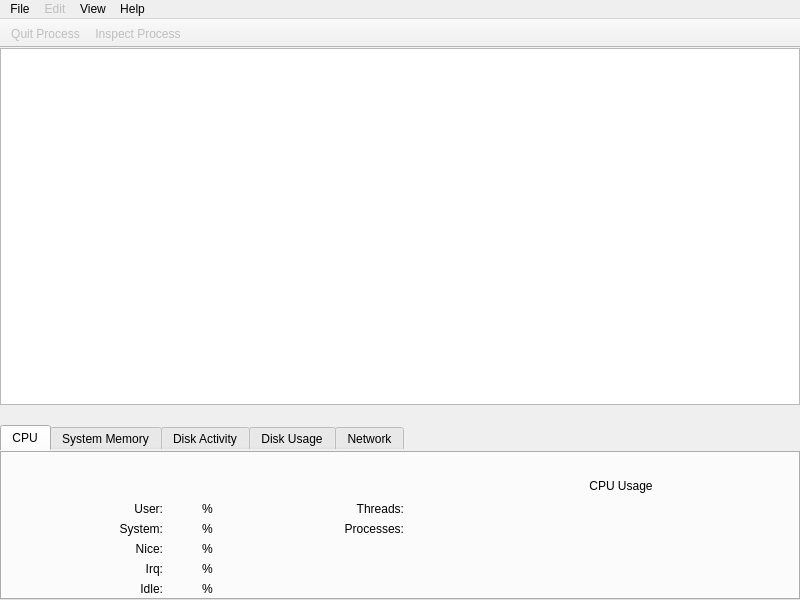
<?xml version="1.0" encoding="UTF-8"?>
<ui version="4.0">
 <class>MainWindow</class>
 <widget class="QMainWindow" name="MainWindow">
  <property name="geometry">
   <rect>
    <x>0</x>
    <y>0</y>
    <width>800</width>
    <height>600</height>
   </rect>
  </property>
  <property name="windowTitle">
   <string>Activity Monitor</string>
  </property>
  <property name="windowIcon">
   <iconset resource="../qressources.qrc">
    <normaloff>:/Processes.png</normaloff>:/Processes.png
   </iconset>
  </property>
  <widget class="QWidget" name="central_widget">
   <layout class="QVBoxLayout" name="verticalLayout_2">
    <property name="spacing">
     <number>0</number>
    </property>
    <property name="leftMargin">
     <number>0</number>
    </property>
    <property name="topMargin">
     <number>0</number>
    </property>
    <property name="rightMargin">
     <number>0</number>
    </property>
    <property name="bottomMargin">
     <number>0</number>
    </property>
    <item>
     <widget class="QTreeView" name="central_widget_treeview"/>
    </item>
    <item>
     <spacer name="central_widget_spacer">
      <property name="orientation">
       <enum>Qt::Vertical</enum>
      </property>
      <property name="sizeType">
       <enum>QSizePolicy::Fixed</enum>
      </property>
      <property name="sizeHint" stdset="0">
       <size>
        <width>20</width>
        <height>20</height>
       </size>
      </property>
     </spacer>
    </item>
    <item>
     <widget class="QTabWidget" name="central_widget_tabs">
      <property name="sizePolicy">
       <sizepolicy hsizetype="Minimum" vsizetype="Minimum">
        <horstretch>0</horstretch>
        <verstretch>0</verstretch>
       </sizepolicy>
      </property>
      <property name="maximumSize">
       <size>
        <width>16777215</width>
        <height>200</height>
       </size>
      </property>
      <property name="styleSheet">
       <string notr="true">QTabWidget::tab-bar {
        alignment: center;
        }
        QTabWidget::pane { /* The tab widget frame */
        position: absolute;
        top: -0.9em;
        }
       </string>
      </property>
      <property name="currentIndex">
       <number>0</number>
      </property>
      <widget class="QWidget" name="tab_cpu">
       <attribute name="title">
        <string>CPU</string>
       </attribute>
       <layout class="QVBoxLayout" name="verticalLayout">
        <property name="leftMargin">
         <number>0</number>
        </property>
        <property name="topMargin">
         <number>25</number>
        </property>
        <property name="rightMargin">
         <number>0</number>
        </property>
        <property name="bottomMargin">
         <number>0</number>
        </property>
        <item>
         <layout class="QVBoxLayout" name="CPUMainVLayout">
          <property name="spacing">
           <number>6</number>
          </property>
          <item>
           <layout class="QGridLayout" name="CPUgridLayout">
            <property name="leftMargin">
             <number>0</number>
            </property>
            <property name="rightMargin">
             <number>0</number>
            </property>
            <item row="4" column="1">
             <widget class="QLabel" name="label_irq">
              <property name="toolTip">
               <string>&lt;html&gt;&lt;head/&gt;&lt;body&gt;&lt;p&gt;Time spent for servicing hardware interrupts&lt;/p&gt;&lt;/body&gt;&lt;/html&gt;</string>
              </property>
              <property name="text">
               <string>Irq:</string>
              </property>
              <property name="alignment">
               <set>Qt::AlignRight|Qt::AlignTrailing|Qt::AlignVCenter</set>
              </property>
             </widget>
            </item>
            <item row="1" column="6" alignment="Qt::AlignRight|Qt::AlignVCenter">
             <widget class="QLabel" name="label_threads">
              <property name="text">
               <string>Threads:</string>
              </property>
              <property name="alignment">
               <set>Qt::AlignRight|Qt::AlignTrailing|Qt::AlignVCenter</set>
              </property>
             </widget>
            </item>
            <item row="2" column="4">
             <widget class="QLabel" name="label_system_unit">
              <property name="text">
               <string>%</string>
              </property>
             </widget>
            </item>
            <item row="3" column="5" alignment="Qt::AlignLeft">
             <widget class="ColorButton" name="color_picker_nice_value" native="true"/>
            </item>
            <item row="1" column="8">
             <widget class="QLabel" name="label_threads_value">
              <property name="styleSheet">
               <string notr="true"/>
              </property>
              <property name="text">
               <string/>
              </property>
              <property name="alignment">
               <set>Qt::AlignRight|Qt::AlignTrailing|Qt::AlignVCenter</set>
              </property>
             </widget>
            </item>
            <item row="1" column="1">
             <widget class="QLabel" name="label_user">
              <property name="toolTip">
               <string>&lt;html&gt;&lt;head/&gt;&lt;body&gt;&lt;p&gt;Time spent by normal processes executing in user
                mode&lt;/p&gt;&lt;/body&gt;&lt;/html&gt;
               </string>
              </property>
              <property name="text">
               <string>User:</string>
              </property>
              <property name="alignment">
               <set>Qt::AlignRight|Qt::AlignTrailing|Qt::AlignVCenter</set>
              </property>
             </widget>
            </item>
            <item row="2" column="3">
             <widget class="QLabel" name="label_system_value">
              <property name="toolTip">
               <string/>
              </property>
              <property name="styleSheet">
               <string notr="true"/>
              </property>
              <property name="text">
               <string/>
              </property>
              <property name="alignment">
               <set>Qt::AlignRight|Qt::AlignTrailing|Qt::AlignVCenter</set>
              </property>
             </widget>
            </item>
            <item row="3" column="1">
             <widget class="QLabel" name="label_nice">
              <property name="toolTip">
               <string>&lt;html&gt;&lt;head/&gt;&lt;body&gt;&lt;p&gt;Time spent by niced (prioritized) processes
                executing in
                user mode&lt;/p&gt;&lt;/body&gt;&lt;/html&gt;
               </string>
              </property>
              <property name="text">
               <string>Nice:</string>
              </property>
              <property name="alignment">
               <set>Qt::AlignRight|Qt::AlignTrailing|Qt::AlignVCenter</set>
              </property>
             </widget>
            </item>
            <item row="3" column="4">
             <widget class="QLabel" name="label_nice_unit">
              <property name="text">
               <string>%</string>
              </property>
             </widget>
            </item>
            <item row="5" column="5" alignment="Qt::AlignLeft">
             <widget class="ColorButton" name="color_picker_idle_value" native="true"/>
            </item>
            <item row="2" column="1">
             <widget class="QLabel" name="label_system">
              <property name="toolTip">
               <string comment="toolTip information" extracomment="That is HTML format in case of formating needed">&lt;html&gt;&lt;head/&gt;&lt;body&gt;&lt;p&gt;Time
                spent by processes executing in kernel mode.&lt;/p&gt;&lt;/body&gt;&lt;/html&gt;
               </string>
              </property>
              <property name="text">
               <string>System:</string>
              </property>
              <property name="alignment">
               <set>Qt::AlignRight|Qt::AlignTrailing|Qt::AlignVCenter</set>
              </property>
             </widget>
            </item>
            <item row="1" column="10" rowspan="4">
             <widget class="CPUGraphBar" name="widget_graph" native="true">
              <property name="sizePolicy">
               <sizepolicy hsizetype="MinimumExpanding" vsizetype="MinimumExpanding">
                <horstretch>0</horstretch>
                <verstretch>0</verstretch>
               </sizepolicy>
              </property>
             </widget>
            </item>
            <item row="0" column="5">
             <spacer name="horizontalSpacer_1">
              <property name="orientation">
               <enum>Qt::Horizontal</enum>
              </property>
              <property name="sizeType">
               <enum>QSizePolicy::MinimumExpanding</enum>
              </property>
              <property name="sizeHint" stdset="0">
               <size>
                <width>40</width>
                <height>20</height>
               </size>
              </property>
             </spacer>
            </item>
            <item row="3" column="3">
             <widget class="QLabel" name="label_nice_value">
              <property name="toolTip">
               <string/>
              </property>
              <property name="text">
               <string/>
              </property>
              <property name="alignment">
               <set>Qt::AlignRight|Qt::AlignTrailing|Qt::AlignVCenter</set>
              </property>
             </widget>
            </item>
            <item row="1" column="3">
             <widget class="QLabel" name="label_user_value">
              <property name="toolTip">
               <string/>
              </property>
              <property name="styleSheet">
               <string notr="true">QToolTip { color: #ffffff; border: 0px; }</string>
              </property>
              <property name="text">
               <string/>
              </property>
              <property name="alignment">
               <set>Qt::AlignRight|Qt::AlignTrailing|Qt::AlignVCenter</set>
              </property>
             </widget>
            </item>
            <item row="0" column="10" alignment="Qt::AlignHCenter">
             <widget class="QLabel" name="label_cpu_usage">
              <property name="text">
               <string>CPU Usage</string>
              </property>
              <property name="alignment">
               <set>Qt::AlignCenter</set>
              </property>
             </widget>
            </item>
            <item row="4" column="5" alignment="Qt::AlignLeft">
             <widget class="ColorButton" name="color_picker_irq_value" native="true"/>
            </item>
            <item row="1" column="4">
             <widget class="QLabel" name="label_user_unit">
              <property name="text">
               <string>%</string>
              </property>
             </widget>
            </item>
            <item row="5" column="3">
             <widget class="QLabel" name="label_idle_value">
              <property name="toolTip">
               <string/>
              </property>
              <property name="text">
               <string/>
              </property>
              <property name="alignment">
               <set>Qt::AlignRight|Qt::AlignTrailing|Qt::AlignVCenter</set>
              </property>
             </widget>
            </item>
            <item row="5" column="4">
             <widget class="QLabel" name="label_idle_unit">
              <property name="text">
               <string>%</string>
              </property>
             </widget>
            </item>
            <item row="0" column="0">
             <spacer name="horizontalSpacer_4">
              <property name="orientation">
               <enum>Qt::Horizontal</enum>
              </property>
              <property name="sizeHint" stdset="0">
               <size>
                <width>40</width>
                <height>20</height>
               </size>
              </property>
             </spacer>
            </item>
            <item row="5" column="1">
             <widget class="QLabel" name="label_idle">
              <property name="toolTip">
               <string>Time spent doing nothing</string>
              </property>
              <property name="text">
               <string>Idle:</string>
              </property>
              <property name="alignment">
               <set>Qt::AlignRight|Qt::AlignTrailing|Qt::AlignVCenter</set>
              </property>
             </widget>
            </item>
            <item row="2" column="8">
             <widget class="QLabel" name="label_processes_value">
              <property name="styleSheet">
               <string notr="true"/>
              </property>
              <property name="text">
               <string/>
              </property>
              <property name="alignment">
               <set>Qt::AlignRight|Qt::AlignTrailing|Qt::AlignVCenter</set>
              </property>
             </widget>
            </item>
            <item row="0" column="2">
             <spacer name="horizontalSpacer_6">
              <property name="orientation">
               <enum>Qt::Horizontal</enum>
              </property>
              <property name="sizeType">
               <enum>QSizePolicy::Preferred</enum>
              </property>
              <property name="sizeHint" stdset="0">
               <size>
                <width>20</width>
                <height>20</height>
               </size>
              </property>
             </spacer>
            </item>
            <item row="1" column="5" alignment="Qt::AlignLeft">
             <widget class="ColorButton" name="color_picker_user_value" native="true"/>
            </item>
            <item row="4" column="4">
             <widget class="QLabel" name="label_irq_unit">
              <property name="text">
               <string>%</string>
              </property>
             </widget>
            </item>
            <item row="2" column="6" alignment="Qt::AlignRight|Qt::AlignVCenter">
             <widget class="QLabel" name="label_processes">
              <property name="text">
               <string>Processes:</string>
              </property>
              <property name="alignment">
               <set>Qt::AlignRight|Qt::AlignTrailing|Qt::AlignVCenter</set>
              </property>
             </widget>
            </item>
            <item row="0" column="9">
             <spacer name="horizontalSpacer_3">
              <property name="orientation">
               <enum>Qt::Horizontal</enum>
              </property>
              <property name="sizeType">
               <enum>QSizePolicy::MinimumExpanding</enum>
              </property>
              <property name="sizeHint" stdset="0">
               <size>
                <width>40</width>
                <height>20</height>
               </size>
              </property>
             </spacer>
            </item>
            <item row="0" column="7">
             <spacer name="horizontalSpacer_7">
              <property name="orientation">
               <enum>Qt::Horizontal</enum>
              </property>
              <property name="sizeType">
               <enum>QSizePolicy::Preferred</enum>
              </property>
              <property name="sizeHint" stdset="0">
               <size>
                <width>20</width>
                <height>20</height>
               </size>
              </property>
             </spacer>
            </item>
            <item row="4" column="3">
             <widget class="QLabel" name="label_irq_value">
              <property name="toolTip">
               <string/>
              </property>
              <property name="text">
               <string/>
              </property>
              <property name="alignment">
               <set>Qt::AlignRight|Qt::AlignTrailing|Qt::AlignVCenter</set>
              </property>
             </widget>
            </item>
            <item row="0" column="11">
             <spacer name="horizontalSpacer_5">
              <property name="orientation">
               <enum>Qt::Horizontal</enum>
              </property>
              <property name="sizeHint" stdset="0">
               <size>
                <width>40</width>
                <height>20</height>
               </size>
              </property>
             </spacer>
            </item>
            <item row="2" column="5" alignment="Qt::AlignLeft">
             <widget class="ColorButton" name="color_picker_system_value" native="true"/>
            </item>
           </layout>
          </item>
          <item>
           <spacer name="verticalSpacer">
            <property name="orientation">
             <enum>Qt::Vertical</enum>
            </property>
            <property name="sizeHint" stdset="0">
             <size>
              <width>0</width>
              <height>0</height>
             </size>
            </property>
           </spacer>
          </item>
         </layout>
        </item>
       </layout>
      </widget>
      <widget class="QWidget" name="tab_system_memory">
       <attribute name="title">
        <string>System Memory</string>
       </attribute>
      </widget>
      <widget class="QWidget" name="tab_disk_activity">
       <attribute name="title">
        <string>Disk Activity</string>
       </attribute>
      </widget>
      <widget class="QWidget" name="tab_disk_usage">
       <attribute name="title">
        <string>Disk Usage</string>
       </attribute>
      </widget>
      <widget class="QWidget" name="tab_network">
       <attribute name="title">
        <string>Network</string>
       </attribute>
      </widget>
     </widget>
    </item>
   </layout>
  </widget>
  <widget class="QMenuBar" name="menubar">
   <property name="geometry">
    <rect>
     <x>0</x>
     <y>0</y>
     <width>800</width>
     <height>24</height>
    </rect>
   </property>
   <widget class="QMenu" name="menuFile">
    <property name="title">
     <string>File</string>
    </property>
    <addaction name="actionQuit"/>
   </widget>
   <widget class="QMenu" name="menuEdit">
    <property name="enabled">
     <bool>false</bool>
    </property>
    <property name="title">
     <string>Edit</string>
    </property>
   </widget>
   <widget class="QMenu" name="menuView">
    <property name="title">
     <string>View</string>
    </property>
    <widget class="QMenu" name="menuViewFrequency">
     <property name="title">
      <string>Update Frequency</string>
     </property>
     <addaction name="ActionUpdateFrequencyTo1Sec"/>
     <addaction name="ActionUpdateFrequencyTo3Secs"/>
     <addaction name="ActionUpdateFrequencyTo5Secs"/>
    </widget>
    <widget class="QMenu" name="menuColumns">
     <property name="title">
      <string>Columns</string>
     </property>
     <addaction name="ActionViewColumnProcessID"/>
     <addaction name="ActionViewColumnProcessName"/>
     <addaction name="ActionViewColumnUser"/>
     <addaction name="ActionViewColumnPercentCPU"/>
     <addaction name="ActionViewColumnNumThreads"/>
     <addaction name="ActionViewColumnRealMemory"/>
     <addaction name="ActionViewColumnVirtualMemory"/>
    </widget>
    <addaction name="menuColumns"/>
    <addaction name="actionDock"/>
    <addaction name="menuViewFrequency"/>
    <addaction name="separator"/>
    <addaction name="ActionMenuViewAllProcesses"/>
    <addaction name="ActionMenuViewAllProcessesHierarchically"/>
    <addaction name="ActionMenuViewMyProcesses"/>
    <addaction name="ActionMenuViewSystemProcesses"/>
    <addaction name="ActionMenuViewOtherUserProcesses"/>
    <addaction name="ActionMenuViewActiveProcesses"/>
    <addaction name="ActionMenuViewInactiveProcesses"/>
    <addaction name="ActionMenuViewWindowedProcesses"/>
    <addaction name="ActionMenuViewSelectedProcesses"/>
    <addaction name="ActionMenuViewApplicationInLast12Hours"/>
    <addaction name="separator"/>
   </widget>
   <widget class="QMenu" name="menuHelp">
    <property name="title">
     <string>Help</string>
    </property>
    <addaction name="actionAbout"/>
   </widget>
   <addaction name="menuFile"/>
   <addaction name="menuEdit"/>
   <addaction name="menuView"/>
   <addaction name="menuHelp"/>
  </widget>
  <widget class="QToolBar" name="toolBar">
   <property name="enabled">
    <bool>true</bool>
   </property>
   <property name="windowTitle">
    <string>toolBar</string>
   </property>
   <property name="movable">
    <bool>false</bool>
   </property>
   <property name="allowedAreas">
    <set>Qt::TopToolBarArea</set>
   </property>
   <property name="iconSize">
    <size>
     <width>32</width>
     <height>32</height>
    </size>
   </property>
   <property name="toolButtonStyle">
    <enum>Qt::ToolButtonTextUnderIcon</enum>
   </property>
   <attribute name="toolBarArea">
    <enum>TopToolBarArea</enum>
   </attribute>
   <attribute name="toolBarBreak">
    <bool>false</bool>
   </attribute>
   <addaction name="actionToolBarQuit_Process"/>
   <addaction name="actionToolBar_Inspect_Process"/>
  </widget>
  <action name="actionQuit">
   <property name="text">
    <string>Quit</string>
   </property>
   <property name="shortcut">
    <string>Ctrl+Q</string>
   </property>
  </action>
  <action name="actionPID">
   <property name="checkable">
    <bool>true</bool>
   </property>
   <property name="checked">
    <bool>true</bool>
   </property>
   <property name="enabled">
    <bool>false</bool>
   </property>
   <property name="text">
    <string>PID</string>
   </property>
  </action>
  <action name="actionProcess_Name">
   <property name="checkable">
    <bool>true</bool>
   </property>
   <property name="checked">
    <bool>true</bool>
   </property>
   <property name="text">
    <string>Process Name</string>
   </property>
  </action>
  <action name="actionAll_Processes">
   <property name="text">
    <string>All Processes</string>
   </property>
  </action>
  <action name="actionDock">
   <property name="enabled">
    <bool>false</bool>
   </property>
   <property name="text">
    <string>Dock Icon</string>
   </property>
  </action>
  <action name="action_frequency_1_sec">
   <property name="checkable">
    <bool>true</bool>
   </property>
   <property name="text">
    <string>1 sec</string>
   </property>
  </action>
  <action name="action_frequency_2_secs">
   <property name="checkable">
    <bool>true</bool>
   </property>
   <property name="text">
    <string>2 secs</string>
   </property>
  </action>
  <action name="action_frequency_3_secs">
   <property name="checkable">
    <bool>true</bool>
   </property>
   <property name="text">
    <string>3 secs</string>
   </property>
  </action>
  <action name="action_frequency_4_secs">
   <property name="checkable">
    <bool>true</bool>
   </property>
   <property name="text">
    <string>4 secs</string>
   </property>
  </action>
  <action name="action_frequency_5_secs">
   <property name="checkable">
    <bool>true</bool>
   </property>
   <property name="checked">
    <bool>true</bool>
   </property>
   <property name="text">
    <string>5 secs</string>
   </property>
  </action>
  <action name="ActionUpdateFrequencyTo1Sec">
   <property name="checkable">
    <bool>true</bool>
   </property>
   <property name="text">
    <string>1 sec</string>
   </property>
  </action>
  <action name="ActionUpdateFrequencyTo3Secs">
   <property name="checkable">
    <bool>true</bool>
   </property>
   <property name="text">
    <string>3 secs</string>
   </property>
  </action>
  <action name="ActionUpdateFrequencyTo5Secs">
   <property name="checkable">
    <bool>true</bool>
   </property>
   <property name="checked">
    <bool>true</bool>
   </property>
   <property name="text">
    <string>5 secs</string>
   </property>
  </action>
  <action name="ActionMenuViewAllProcesses">
   <property name="checkable">
    <bool>true</bool>
   </property>
   <property name="checked">
    <bool>true</bool>
   </property>
   <property name="text">
    <string>All Processes</string>
   </property>
  </action>
  <action name="ActionMenuViewAllProcessesHierarchically">
   <property name="checkable">
    <bool>true</bool>
   </property>
   <property name="text">
    <string>All Processes, Hierarchically</string>
   </property>
  </action>
  <action name="ActionMenuViewMyProcesses">
   <property name="checkable">
    <bool>true</bool>
   </property>
   <property name="text">
    <string>My Processes</string>
   </property>
  </action>
  <action name="ActionMenuViewSystemProcesses">
   <property name="checkable">
    <bool>true</bool>
   </property>
   <property name="text">
    <string>System Processes</string>
   </property>
  </action>
  <action name="ActionMenuViewOtherUserProcesses">
   <property name="checkable">
    <bool>true</bool>
   </property>
   <property name="text">
    <string>Other User Processes</string>
   </property>
  </action>
  <action name="ActionMenuViewActiveProcesses">
   <property name="checkable">
    <bool>true</bool>
   </property>
   <property name="enabled">
    <bool>true</bool>
   </property>
   <property name="text">
    <string>Active Processes</string>
   </property>
  </action>
  <action name="ActionMenuViewInactiveProcesses">
   <property name="checkable">
    <bool>true</bool>
   </property>
   <property name="text">
    <string>Inactive Processes</string>
   </property>
  </action>
  <action name="ActionMenuViewWindowedProcesses">
   <property name="checkable">
    <bool>true</bool>
   </property>
   <property name="text">
    <string>Windowed Processes</string>
   </property>
  </action>
  <action name="ActionMenuViewSelectedProcesses">
   <property name="checkable">
    <bool>true</bool>
   </property>
   <property name="enabled">
    <bool>false</bool>
   </property>
   <property name="text">
    <string>Selected Processes</string>
   </property>
  </action>
  <action name="ActionMenuViewApplicationInLast12Hours">
   <property name="checkable">
    <bool>true</bool>
   </property>
   <property name="text">
    <string>Application in last 12 hours</string>
   </property>
  </action>
  <action name="actionAbout">
   <property name="text">
    <string>About</string>
   </property>
  </action>
  <action name="ActionViewColumnProcessID">
   <property name="checkable">
    <bool>true</bool>
   </property>
   <property name="checked">
    <bool>true</bool>
   </property>
   <property name="enabled">
    <bool>false</bool>
   </property>
   <property name="text">
    <string>Process ID</string>
   </property>
  </action>
  <action name="ActionViewColumnProcessName">
   <property name="checkable">
    <bool>true</bool>
   </property>
   <property name="checked">
    <bool>true</bool>
   </property>
   <property name="text">
    <string>Process Name</string>
   </property>
  </action>
  <action name="ActionViewColumnUser">
   <property name="checkable">
    <bool>true</bool>
   </property>
   <property name="checked">
    <bool>true</bool>
   </property>
   <property name="text">
    <string>User</string>
   </property>
  </action>
  <action name="ActionViewColumnPercentCPU">
   <property name="checkable">
    <bool>true</bool>
   </property>
   <property name="checked">
    <bool>true</bool>
   </property>
   <property name="text">
    <string>% CPU</string>
   </property>
  </action>
  <action name="ActionViewColumnNumThreads">
   <property name="checkable">
    <bool>true</bool>
   </property>
   <property name="checked">
    <bool>true</bool>
   </property>
   <property name="text">
    <string># Threads</string>
   </property>
  </action>
  <action name="ActionViewColumnRealMemory">
   <property name="checkable">
    <bool>true</bool>
   </property>
   <property name="checked">
    <bool>true</bool>
   </property>
   <property name="text">
    <string>Real Memory</string>
   </property>
  </action>
  <action name="ActionViewColumnVirtualMemory">
   <property name="checkable">
    <bool>true</bool>
   </property>
   <property name="checked">
    <bool>true</bool>
   </property>
   <property name="text">
    <string>Virtual Memory</string>
   </property>
  </action>
  <action name="actionToolBarQuit_Process">
   <property name="enabled">
    <bool>false</bool>
   </property>
   <property name="icon">
    <iconset resource="../qressources.qrc">
     <normaloff>:/KillProcess.png</normaloff>:/KillProcess.png
    </iconset>
   </property>
   <property name="text">
    <string>Quit Process</string>
   </property>
   <property name="toolTip">
    <string>Quit the selected process</string>
   </property>
  </action>
  <action name="actionToolBar_Inspect_Process">
   <property name="enabled">
    <bool>false</bool>
   </property>
   <property name="icon">
    <iconset resource="../qressources.qrc">
     <normaloff>:/Inspect.png</normaloff>:/Inspect.png
    </iconset>
   </property>
   <property name="text">
    <string>Inspect Process</string>
   </property>
   <property name="toolTip">
    <string>Inspect selected process</string>
   </property>
  </action>
 </widget>
 <customwidgets>
  <customwidget>
   <class>ColorButton</class>
   <extends>QWidget</extends>
   <header>.widget_color_pickup</header>
   <container>1</container>
  </customwidget>
  <customwidget>
   <class>CPUGraphBar</class>
   <extends>QWidget</extends>
   <header>.widget_cpugraphbar</header>
   <container>1</container>
  </customwidget>
 </customwidgets>
 <resources>
  <include location="../qressources.qrc"/>
 </resources>
 <connections>
  <connection>
   <sender>actionQuit</sender>
   <signal>triggered()</signal>
   <receiver>MainWindow</receiver>
   <slot>close()</slot>
   <hints>
    <hint type="sourcelabel">
     <x>-1</x>
     <y>-1</y>
    </hint>
    <hint type="destinationlabel">
     <x>342</x>
     <y>270</y>
    </hint>
   </hints>
  </connection>
 </connections>
</ui>
